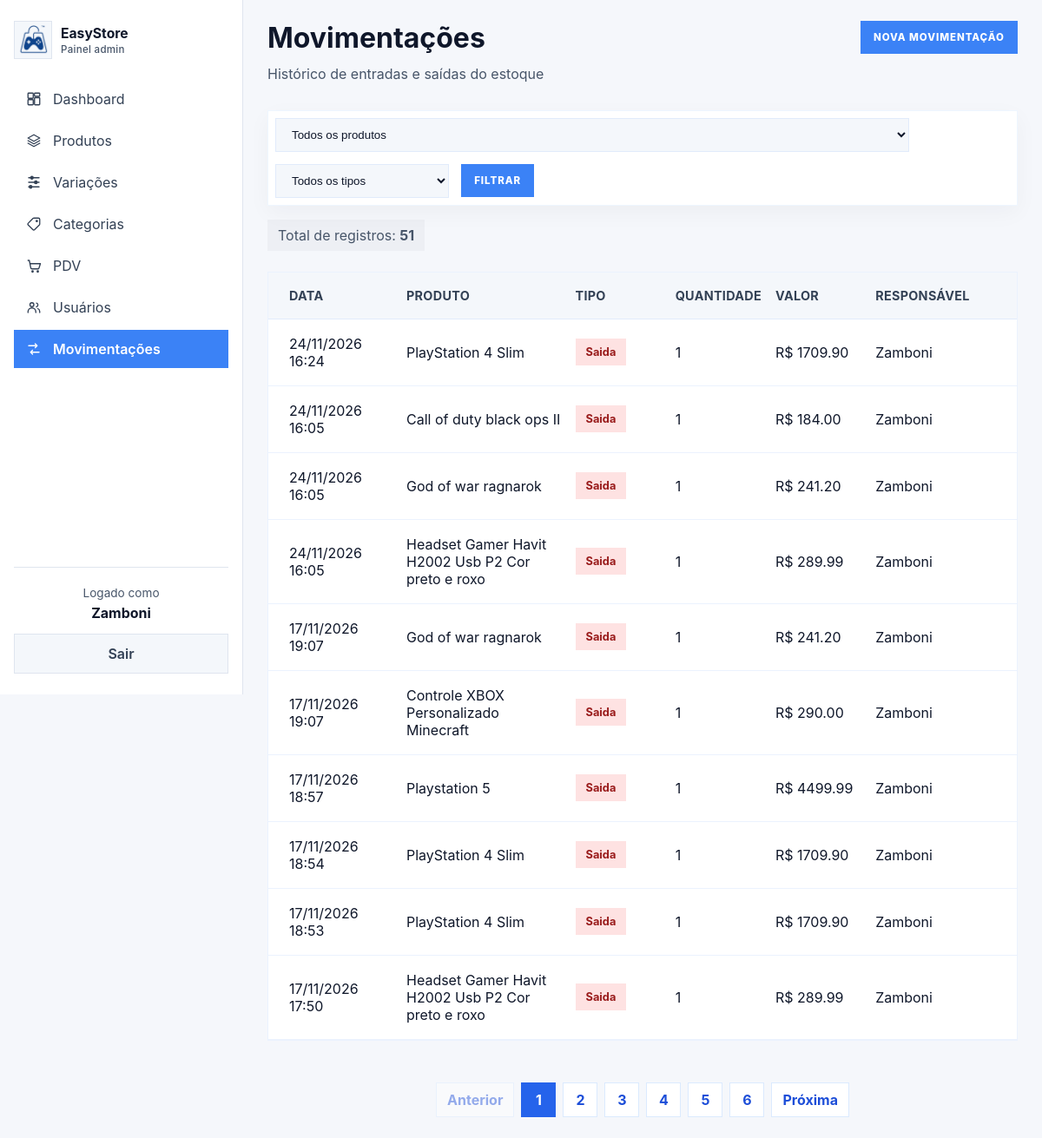
The page /movimentacoes/ (signed in) on the database as committed earlier.
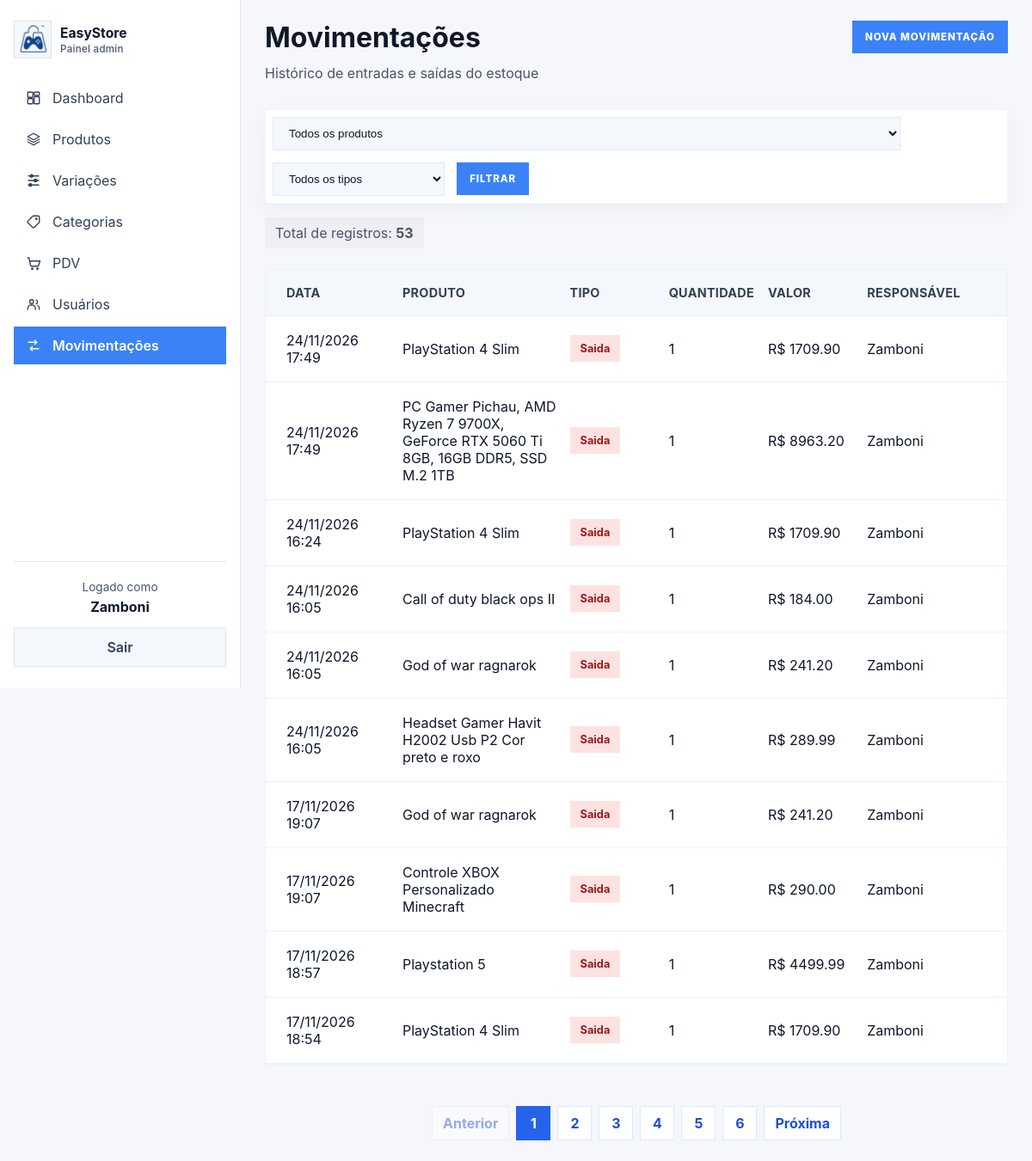
The same page on the database as committed later.
### app/models/movimentacao.py (models this page shows, shortened)
class Movimentacao(Base):
    __tablename__ = "movimentacoes"
    id = Column(Integer, primary_key=True, autoincrement=True, index=True)
    tipo = Column(Enum(Tipo_de_movimentacao), nullable=False)
    quantidade = Column(Integer, nullable=False)
    preco_unitario = Column(Float, nullable=False, default=0.0)
    observacao = Column(String(255), nullable=True)
    criando_em = Column(DateTime, server_default=func.now())
    produto_id = Column(Integer, ForeignKey("produtos.id", ondelete="CASCADE"), nullable=False)
    usuario_id = Column(Integer, ForeignKey("usuarios.id", ondelete="SET NULL"), nullable=False)
    produto = relationship(
        "Produto",
        backref=backref("movimentacoes", cascade="all, delete-orphan", passive_deletes=True),
    )
    usuario = relationship("Usuario", backref="movimentacoes")

### app/models/produto.py (models this page shows, shortened)
class Produto(Base):
    __tablename__ = "produtos"
    id = Column(Integer, primary_key=True, autoincrement=True, index=True)
    nome = Column(String(167), nullable=False, index=True)
    preco = Column(Float, nullable=False, default=0.0)
    plataforma = Column(String(100), nullable=False)
    descricao = Column(String(255), nullable=True)
    estoque_atual = Column(Integer, nullable=False, default=0)
    estoque_minimo = Column(Integer, nullable=False, default=5)
    ativo = Column(Boolean, default=True)
    imagem_path = Column(String(255), nullable=True)
    categoria_id = Column(Integer, ForeignKey("categorias.id", ondelete="SET NULL"), nullable=True)
    categoria = relationship("Categoria", back_populates="produtos")
    variacoes = relationship("ProdutoVariacao", back_populates="produto", cascade="all, delete-orphan")

### app/models/usuario.py (models this page shows)
class Usuario(Base):
    __tablename__ = "usuarios"
    id = Column(Integer, primary_key=True, autoincrement=True)
    nome = Column(String(167), nullable=False)
    email = Column(String(167), unique=True, index=True, nullable=False)
    senha_hash = Column(String(255), nullable=False)
    role = Column(String(20), nullable=False, default="operador")
    ativo = Column(Boolean, default=True)
    criado_em = Column(DateTime, server_default=func.now())
    xp_total = Column(Integer, nullable=False, default=0)
    nivel = Column(Integer, nullable=False, default=1)
    moedas_resgate = Column(Integer, nullable=False, default=0)
    cliente_perfil = relationship(
        "Cliente",
        back_populates="usuario",
        uselist=False,
    )

### app/controllers/movimentacao_controller.py (the view)
@router.get("/")
def listar_movimentacoes(
    request: Request,
    produto_id: int = 0,
    tipo: str = "",
    pagina: int = 1,
    por_pagina: int = 10,
    db: Session = Depends(get_db),
    usuario=Depends(get_admin),
):
    query = db.query(Movimentacao).order_by(Movimentacao.criando_em.desc())
    if produto_id:
        query = query.filter(Movimentacao.produto_id == produto_id)
    if tipo in {item.value for item in Tipo_de_movimentacao}:
        query = query.filter(Movimentacao.tipo == Tipo_de_movimentacao(tipo))
    total_movimentacoes = query.count()
    por_pagina = min(max(por_pagina, 1), 10)
    total_paginas = math.ceil(total_movimentacoes / por_pagina) if total_movimentacoes else 1
    pagina = min(max(pagina, 1), total_paginas)
    movimentacoes = query.offset((pagina - 1) * por_pagina).limit(por_pagina).all()
    produtos = db.query(Produto).filter(Produto.ativo == True).order_by(Produto.nome).all()
    return templates.TemplateResponse(
        request,
        "admin/movimentacoes.html",
        {
            "request": request,
            "usuario": usuario,
            "movimentacoes": movimentacoes,
            "produtos": produtos,
            "produto_id": produto_id,
            "tipo": tipo,
            "pagina": pagina,
            "por_pagina": por_pagina,
            "total_paginas": total_paginas,
            "total_movimentacoes": total_movimentacoes,
            "page_title": "Movimentações",
            "page_subtitle": "Histórico de entradas e saídas do estoque",
            "css_path": "css/movimentacoes.css",
            "active": "movimentacoes",
            "extra_button": {"href": "/movimentacoes/nova", "label": "Nova movimentação"},
        },
    )

### app/templates/admin/movimentacoes.html (shortened to what this page needs)
{% extends "admin/base.html" %}
{% block content %}
<div class="page-actions">
  <form class="search-bar" action="/movimentacoes" method="get">
    <select name="produto_id">
      <option value="0">Todos os produtos</option>
    </select>
    <select name="tipo">
      <option value="">Todos os tipos</option>
    </select>
    <button type="submit" class="btn btn-primary">Filtrar</button>
  </form>
  <span class="detail-pill">Total de registros: <strong>{{ total_movimentacoes }}</strong></span>
</div>
<div class="table-card movements-table">
  <div class="table-row header">
    <div>Data</div>
    <div>Produto</div>
    <div>Tipo</div>
    <div>Quantidade</div>
    <div>Valor</div>
    <div>Responsável</div>
  </div>
  {% for movimento in movimentacoes %}
  <div class="table-row">
    <div>{{ movimento.criando_em.strftime('%d/%m/%Y %H:%M') if movimento.criando_em else '-' }}</div>
    <div>
      <a href="/movimentacoes/produto/{{ movimento.produto_id }}">{{ movimento.produto.nome if movimento.produto else '-' }}</a>
    </div>
    <div><span class="status-badge {{ movimento.tipo.value }}">{{ movimento.tipo.value|capitalize }}</span></div>
    <div>{{ movimento.quantidade }}</div>
    <div>R$ {{ "%.2f"|format(movimento.valor_total) }}</div>
    <div>{{ movimento.usuario.nome if movimento.usuario else '-' }}</div>
  </div>
  {% else %}
  <div class="empty-state">Nenhuma movimentação encontrada.</div>
  {% endfor %}
</div>
<nav class="pagination" aria-label="Paginação de movimentações">
  <a class="pagination-link {% if pagina == 1 %}disabled{% endif %}" href="/movimentacoes?produto_id={{ produto_id }}&tipo={{ tipo }}&por_pagina={{ por_pagina }}&pagina={{ pagina - 1 }}">Anterior</a>
  {% for numero in range(1, total_paginas + 1) %}
  <a class="pagination-link {% if numero == pagina %}active{% endif %}" href="/movimentacoes?produto_id={{ produto_id }}&tipo={{ tipo }}&por_pagina={{ por_pagina }}&pagina={{ numero }}">{{ numero }}</a>
  {% endfor %}
  <a class="pagination-link {% if pagina == total_paginas %}disabled{% endif %}" href="/movimentacoes?produto_id={{ produto_id }}&tipo={{ tipo }}&por_pagina={{ por_pagina }}&pagina={{ pagina + 1 }}">Próxima</a>
</nav>
{% endblock %}

Rows that differ between the two databases and show on the page:
no longer on this page (row unchanged): Movimentacao: criando_em "17/11/2026 18:53", produto "PlayStation 4 Slim", tipo.value "Saida", quantidade "1", valor_total "1709.90", usuario "Zamboni"
no longer on this page (row unchanged): Movimentacao: criando_em "17/11/2026 17:50", produto "Headset Gamer Havit H2002 Usb P2 Cor preto e roxo", tipo.value "Saida", quantidade "1", valor_total "289.99", usuario "Zamboni"
added Movimentacao: criando_em "24/11/2026 17:49", produto "PlayStation 4 Slim", tipo.value "Saida", quantidade "1", valor_total "1709.90", usuario "Zamboni"
added Movimentacao: criando_em "24/11/2026 17:49", produto "PC Gamer Pichau, AMD Ryzen 7 9700X, GeForce RTX 5060 Ti 8GB, 16GB DDR5, SSD M.2 1TB", tipo.value "Saida", quantidade "1", valor_total "8963.20", usuario "Zamboni"
Other text that changed with them:
{{ total_movimentacoes }}: "51" → "53"
